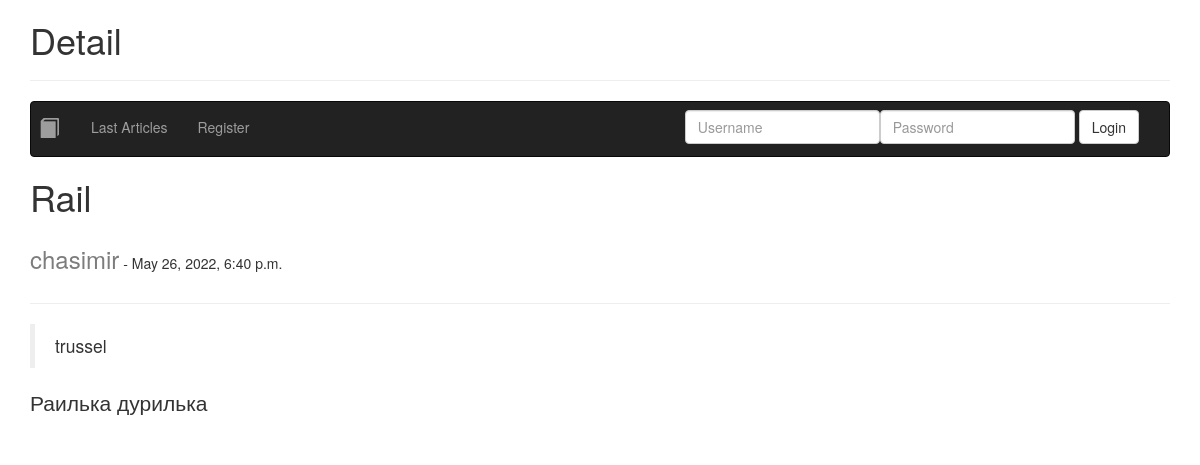
/articles/1/, run on the app's committed database.
### ex/models.py (models this page shows, shortened)
class Article(models.Model):
	title = models.CharField(("Article title"), max_length=64, null=False)
	author: User = models.ForeignKey(User, verbose_name=("Article author"), on_delete=models.CASCADE, null=False)
	created = models.DateTimeField(("Article Created"), auto_now=False, auto_now_add=True)
	synopsis = models.CharField(("aricle synopsis"), max_length=312, null=False)
	content = models.TextField(("article content"))

### ex/views.py (the view)
# urls.py: path('articles/<slug:pk>/', views.Detail.as_view(), name='articles_detail'),
class Detail(DetailView):
    template_name = "ex/detail.html"
    model = Article
    def get_context_data(self, **kwargs):
        context = super().get_context_data(**kwargs)
        article = context['object']
        context["favouriteForm"] = FavouriteForm(article.id)
        return context

### ex/forms.py
class FavouriteForm(forms.Form):
    article = forms.IntegerField(widget=HiddenInput(), required=True)
    def __init__(self, article, *args, **kwargs) -> None:
        super().__init__(*args, **kwargs)
        if article is not None:
            self.fields['article'].initial = article

### ex/templates/ex/detail.html (shortened to what this page needs)
{% extends 'ex/base.html' %} {% load bootstrap3 %}
{% block content %}
<h1>Detail</h1>
{% include 'ex/nav.html' %}
<div>
  <h1>{{ object.title }}</h1>
  <div style="display: flex; justify-content: space-between">
    <div>
      <h3 style="display: inline-flex; color: rgb(125, 125, 125)">
        {{ object.author }}
      </h3>
      <h5 style="display: inline-flex">- {{ object.created }}</h5>
    </div>
  </div>
  <hr />
  <div class="lead">
    <blockquote>{{ object.synopsis }}</blockquote>
    <div>{{ object.content }}</div>
  </div>
</div>
{% endblock %}

### data on the page
Article: title "Rail", author "chasimir", created "May 26, 2022, 6:40 p.m.", synopsis "trussel", content "Раилька дурилька"
